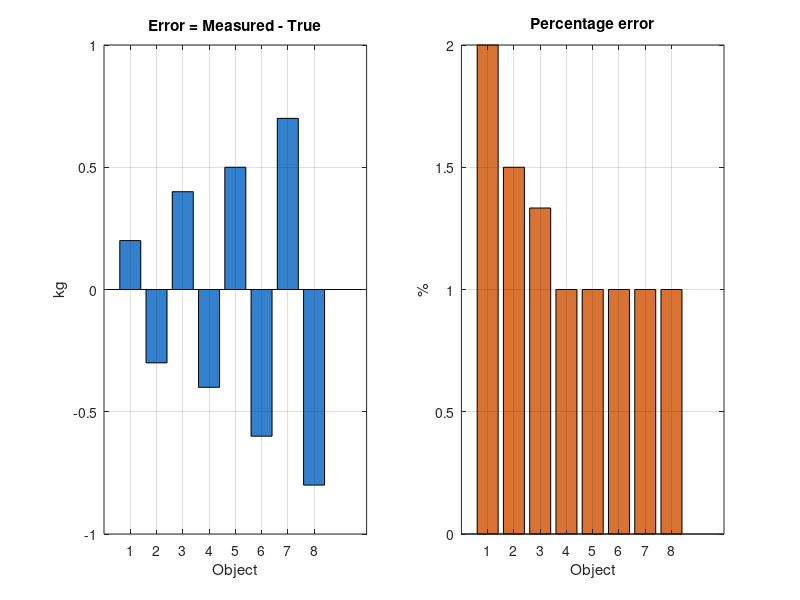

Write MATLAB code to recreate this figure.
%% Question 1 (Lecture 1): Variables, Measurement Scales and Error of Measurement
% Student: M. Abdullah (FA23-BSE-129) | Subject: Statistics and Probability
clc; clear; close all;

%% ---- Type of variable and scale ----
disp('Weight (kg): continuous quantitative variable, ratio scale');

%% ---- Errors ----
true_w = [10 20 30 40 50 60 70 80];      % true weights (kg)
meas_w = [10.2 19.7 30.4 39.6 50.5 59.4 70.7 79.2];

err     = meas_w - true_w;               % error of measurement
abs_err = abs(err);                      % absolute error
pct_err = abs_err ./ true_w * 100;       % percentage (relative) error

fprintf('\n%6s %6s %9s %8s %9s %8s\n', 'Object', 'True', 'Measured', 'Error', 'AbsError', 'Pct%');
for i = 1:8
    fprintf('%6d %6g %9.1f %+8.1f %9.1f %8.2f\n', i, true_w(i), meas_w(i), err(i), abs_err(i), pct_err(i));
end
fprintf('\nMean absolute error   = %.4f kg\n', mean(abs_err));
fprintf('Mean percentage error = %.4f %%\n', mean(pct_err));
[~, imax] = max(pct_err);
fprintf('Largest percentage error: object %d (%.2f %%)\n', imax, pct_err(imax));

%% ---- Graph ----
figure('Position', [100 100 900 380]);
subplot(1,2,1); bar(err, 'FaceColor', [0.2 0.5 0.8]); title('Error = Measured - True');
xlabel('Object'); ylabel('kg'); grid on
subplot(1,2,2); bar(pct_err, 'FaceColor', [0.85 0.45 0.2]); title('Percentage error');
xlabel('Object'); ylabel('%'); grid on
print('-dpng', '-r130', 'images/Q1_measurement_error.png');
